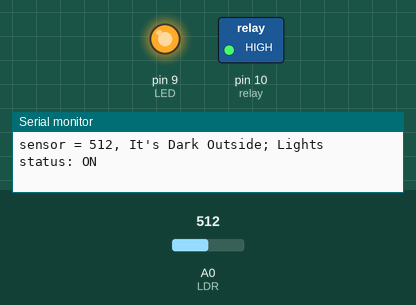
This sketch was run on a simulated Arduino Uno, built with avr-gcc and run on an emulated ATmega328P. Parts: switched loads named in the sketch (green lamp = pin HIGH), output pins drawn as LEDs (lit = HIGH), the last lines printed to the serial monitor. The inputs (shaded band) are chosen by the test bench; at power-on: A0 (LDR) = 512.

Above: at 3.8 s.
3.9 s: A0 (LDR) set to 687
7.8 s: A0 (LDR) set to 708
At 10.2 s:
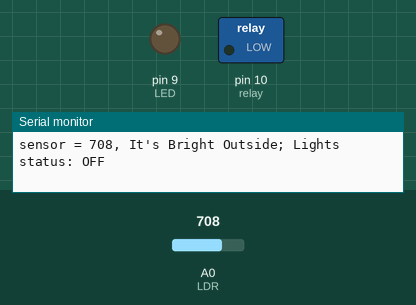
11.7 s: A0 (LDR) set to 690
At 12.5 s:
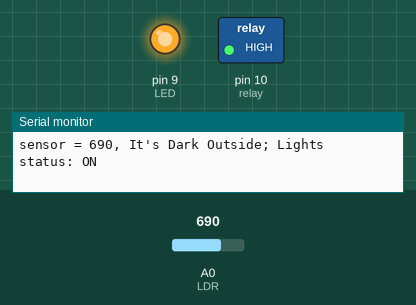
15.6 s: A0 (LDR) set to 710
At 18.3 s:
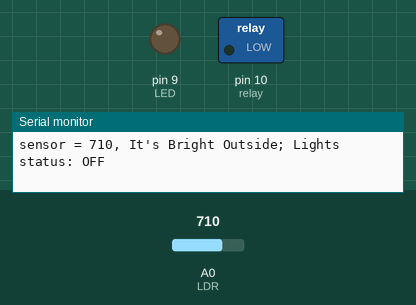
Timing chart, 0 to 19.8 s (numbered marks = the images above; inputs shaded):
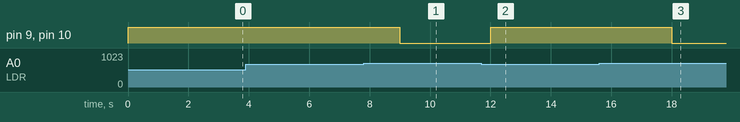

The sketch:

cg-ldr.ino
```cpp
/*
   Interfacing:
   https://circuitdigest.com/microcontroller-projects/arduino-light-sensor-using-ldr
   https://arduinomylifeup.com/arduino-light-sensor

      PINOUT:
          _____________________________
         |  ARDUINO UNO >>>   LDR  |
          -----------------------------
          GND      >>>   GND(right pin of flat side infront you)
          5v       >>>   VCC(left pin of flat side infront you)
          A0       >>>   OUTPUT(middle)

          Created on: Dec 30, 2018
          Author: Md. Rashadul Alam
          Email: rashed.droid@gmail.com
*/

//int greenLedPin = 2;           // Pin Green LED is connected to
//int yellowLedPin = 3;          // Pin Yellow LED is connected to
//int redLedPin = 4;             // Pin Red LED is connected to
//
//int lightSensorPin = A0;        // PIN Light Sensor is connected to
//int analogValue = 0;
//
//
//void setup() {
//  //Set pins to outputs
//  Serial.begin(9600);
//  pinMode(greenLedPin, OUTPUT);
//  pinMode(yellowLedPin,OUTPUT);
//  pinMode(redLedPin,OUTPUT);
//}
//
//void loop(){
//  analogValue = analogRead(lightSensorPin);
//  Serial.print("analogValue = ");
//  Serial.println(analogValue);
//  if(analogValue < 50){
//    digitalWrite(redLedPin, HIGH);
//  }
//  else if(analogValue >= 50 && analogValue <= 100){
//    digitalWrite(yellowLedPin, HIGH);
//  }
//  else{
//    digitalWrite(greenLedPin, HIGH);
//  }
//  delay(3000);
//  digitalWrite(greenLedPin, LOW);
//  digitalWrite(yellowLedPin, LOW);
//  digitalWrite(redLedPin, LOW);
//}


#define relay 10
int LED = 9;
int LDR = A0;

void setup()
{
  Serial.begin(9600);
  pinMode(LED, OUTPUT);
  pinMode(relay, OUTPUT);
  pinMode(LDR, INPUT);
}

void loop() {
  int LDRValue = analogRead(LDR);
  Serial.print("sensor = ");
  Serial.print(LDRValue);

  if (LDRValue <= 700)
  {
    digitalWrite(LED, HIGH);
    digitalWrite(relay, HIGH);
    Serial.println(", It's Dark Outside; Lights status: ON");
  }
  else
  {
    digitalWrite(LED, LOW);
    digitalWrite(relay, LOW);
    Serial.println(", It's Bright Outside; Lights status: OFF");
  }

  delay(3000);
}
```

Measured:
- the behaviour switches between 700 and 701 on A0 (LDR) (found by bisection; images 0 and 1)
- after the input at 7.8 s, pin 9 (LED), pin 10 (relay): HIGH → LOW after 1.2 s
- after the input at 11.7 s, pin 9 (LED), pin 10 (relay): LOW → HIGH after 0.30 s
- after the input at 15.6 s, pin 9 (LED), pin 10 (relay): HIGH → LOW after 2.4 s
